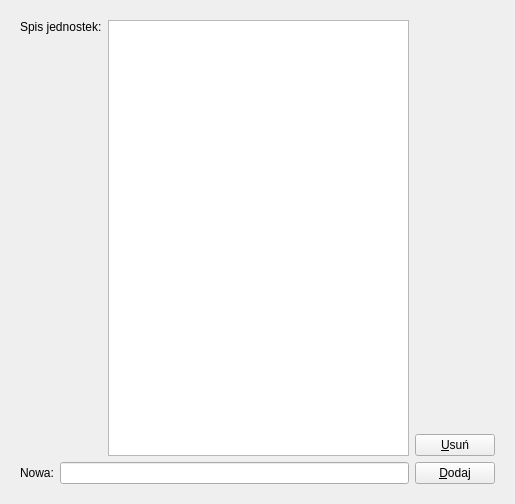
         <widget class="QWidget" name="page_2">
          <property name="geometry">
           <rect>
            <x>0</x>
            <y>0</y>
            <width>515</width>
            <height>504</height>
           </rect>
          </property>
          <attribute name="label">
           <string>Jednostki</string>
          </attribute>
          <layout class="QGridLayout" name="gridLayout_4">
           <item row="0" column="0">
            <widget class="QFrame" name="frame10">
             <property name="frameShape">
              <enum>QFrame::NoFrame</enum>
             </property>
             <property name="frameShadow">
              <enum>QFrame::Plain</enum>
             </property>
             <layout class="QGridLayout" name="gridLayout_12">
              <item row="0" column="0">
               <layout class="QHBoxLayout" name="horizontalLayout_6">
                <item>
                 <layout class="QVBoxLayout" name="verticalLayout_4">
                  <item>
                   <layout class="QHBoxLayout" name="horizontalLayout_5">
                    <item>
                     <widget class="QLabel" name="labelUnitList">
                      <property name="maximumSize">
                       <size>
                        <width>150</width>
                        <height>32767</height>
                       </size>
                      </property>
                      <property name="text">
                       <string>Spis jednostek:</string>
                      </property>
                      <property name="alignment">
                       <set>Qt::AlignTop</set>
                      </property>
                      <property name="wordWrap">
                       <bool>false</bool>
                      </property>
                      <property name="buddy">
                       <cstring>listViewUnit</cstring>
                      </property>
                     </widget>
                    </item>
                    <item>
                     <widget class="QListView" name="listViewUnit"/>
                    </item>
                   </layout>
                  </item>
                  <item>
                   <layout class="QHBoxLayout" name="_20">
                    <item>
                     <widget class="QLabel" name="labelNewUnit">
                      <property name="text">
                       <string>Nowa:</string>
                      </property>
                      <property name="wordWrap">
                       <bool>false</bool>
                      </property>
                      <property name="buddy">
                       <cstring>lineEditUnit</cstring>
                      </property>
                     </widget>
                    </item>
                    <item>
                     <widget class="QLineEdit" name="lineEditUnit">
                      <property name="maxLength">
                       <number>10</number>
                      </property>
                     </widget>
                    </item>
                   </layout>
                  </item>
                 </layout>
                </item>
                <item>
                 <layout class="QVBoxLayout" name="verticalLayout_3">
                  <item>
                   <spacer name="spacer30">
                    <property name="orientation">
                     <enum>Qt::Vertical</enum>
                    </property>
                    <property name="sizeType">
                     <enum>QSizePolicy::Expanding</enum>
                    </property>
                    <property name="sizeHint" stdset="0">
                     <size>
                      <width>74</width>
                      <height>48</height>
                     </size>
                    </property>
                   </spacer>
                  </item>
                  <item>
                   <widget class="QPushButton" name="pushButtonUnitRemove">
                    <property name="text">
                     <string>&amp;Usuń</string>
                    </property>
                    <property name="shortcut">
                     <string>Alt+U</string>
                    </property>
                   </widget>
                  </item>
                  <item>
                   <widget class="QPushButton" name="pushButtonUnitAdd">
                    <property name="text">
                     <string>&amp;Dodaj</string>
                    </property>
                    <property name="shortcut">
                     <string>Alt+D</string>
                    </property>
                   </widget>
                  </item>
                 </layout>
                </item>
               </layout>
              </item>
             </layout>
            </widget>
           </item>
          </layout>
         </widget>
